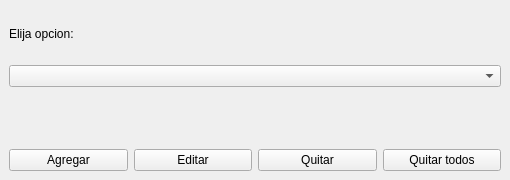
<?xml version="1.0" encoding="UTF-8"?>
<ui version="4.0">
 <class>MainWindow</class>
 <widget class="QMainWindow" name="MainWindow">
  <property name="geometry">
   <rect>
    <x>0</x>
    <y>0</y>
    <width>510</width>
    <height>180</height>
   </rect>
  </property>
  <property name="windowTitle">
   <string>MainWindow</string>
  </property>
  <widget class="QWidget" name="centralwidget">
   <layout class="QVBoxLayout" name="verticalLayout">
    <item>
     <widget class="QLabel" name="label">
      <property name="text">
       <string>Elija opcion:</string>
      </property>
     </widget>
    </item>
    <item>
     <widget class="QComboBox" name="combo"/>
    </item>
    <item>
     <widget class="QLabel" name="etiqueta">
      <property name="text">
       <string/>
      </property>
     </widget>
    </item>
    <item>
     <layout class="QHBoxLayout" name="horizontalLayout">
      <item>
       <widget class="QPushButton" name="agregar">
        <property name="text">
         <string>Agregar</string>
        </property>
       </widget>
      </item>
      <item>
       <widget class="QPushButton" name="editar">
        <property name="text">
         <string>Editar</string>
        </property>
       </widget>
      </item>
      <item>
       <widget class="QPushButton" name="quitar">
        <property name="text">
         <string>Quitar</string>
        </property>
       </widget>
      </item>
      <item>
       <widget class="QPushButton" name="quitarTodos">
        <property name="text">
         <string>Quitar todos</string>
        </property>
       </widget>
      </item>
     </layout>
    </item>
   </layout>
  </widget>
 </widget>
 <resources/>
 <connections/>
</ui>
